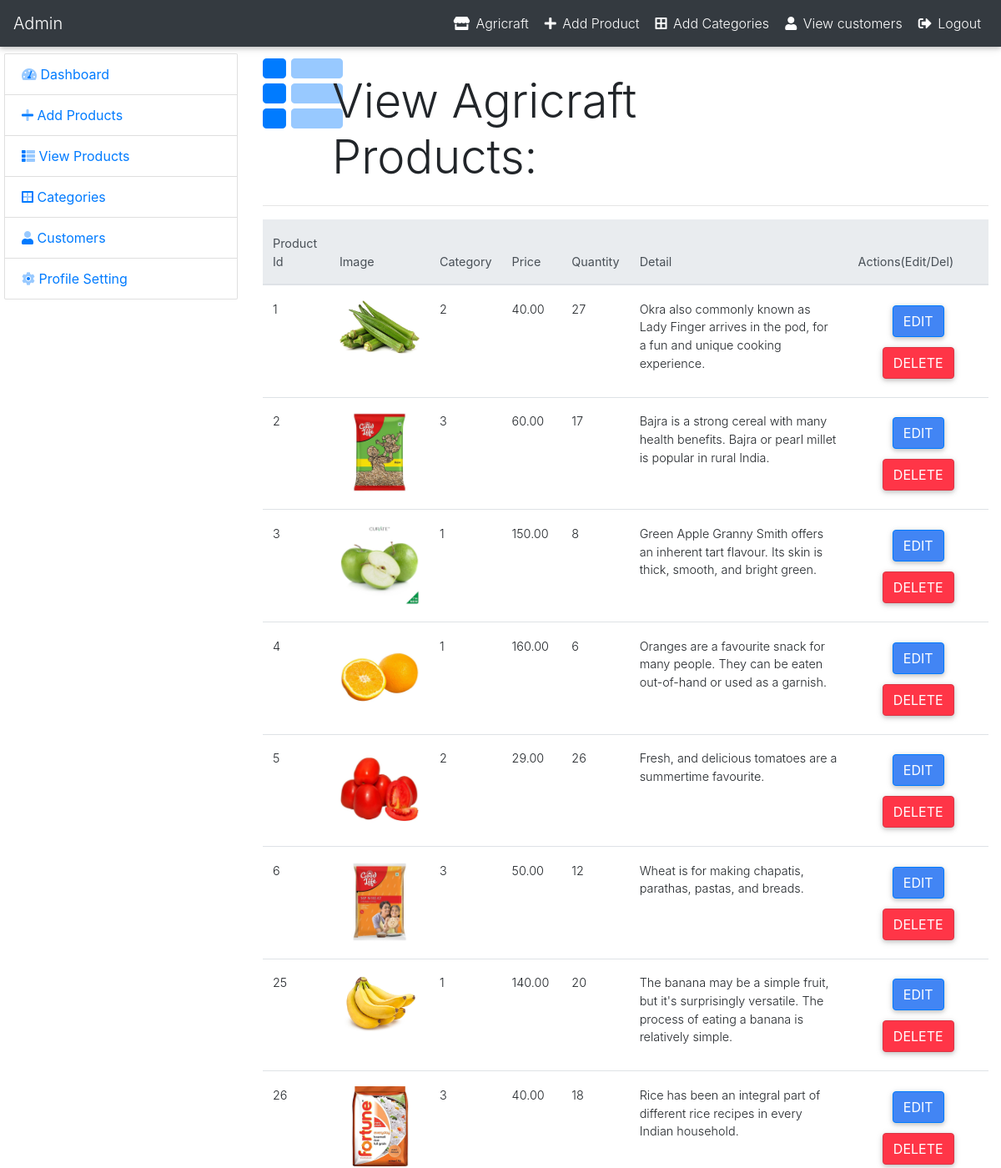
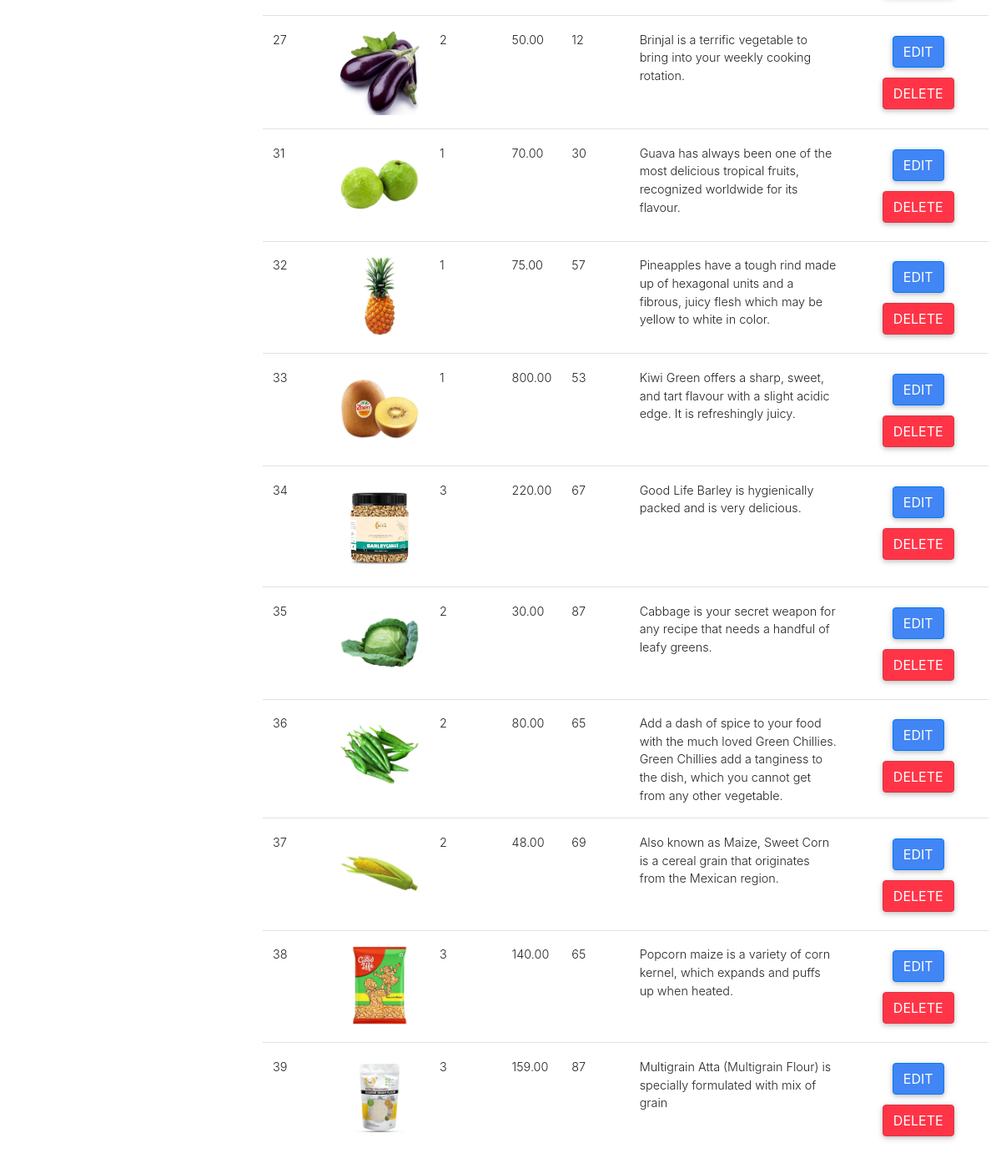
Screenshot of /Project/admin/pro_view.php (signed in) with the database file from the repository (2 pictures, top to bottom).
### tables this page shows
CREATE TABLE `product` (
  `pid` int(3) NOT NULL,
  `cid` int(2) NOT NULL,
  `pname` varchar(20) NOT NULL,
  `descr` varchar(1000) NOT NULL,
  `price` double(20,2) NOT NULL,
  `photo` varchar(250) NOT NULL
);

CREATE TABLE `stock` (
  `pid` int(5) NOT NULL,
  `qty` int(5) NOT NULL
);

### Project/admin/pro_view.php (the view, shortened to what this page needs)
<?php include("include/header.php");?>
<div class="container-fluid mt-2">
    <div class="row">
        <div class="col-md-3">
            <?php include("include/sidebar.php");?>
        </div>
        <div class="col-md-9">
               <div class="row">
                 <div class="col-md-1">
                   <i class="fad fa-th-list fa-6x text-primary"></i>
                 </div>
                 <div class="col-md-7">
                   <h2 class="display-4 ml-2 mt-4">View Agricraft Products:</h2>
                 </div>
                </div>
               <hr>
        <table class="table table-responsive table-hover ">
                      <thead class="thead-light">
                          <tr>
                              <th>Product Id</th>
                              <th>Image</th>
                              <th>Category</th>
                              <th>Price</th>
                              <th>Quantity</th>
                              <th>Detail</th>
                              <th colspan="4">Actions(Edit/Del)</th>
                              <th colspan="4"></th>
                          </tr>
                      </thead>
                        <tbody>
                          <?php
                                           $pr_query = "SELECT * FROM product  order by pid";
                                        $pr_run   = mysqli_query($con,$pr_query);
                                        if(mysqli_num_rows($pr_run) > 0){
                                            while($pr_row = mysqli_fetch_array($pr_run)){
                                              $pid   = $pr_row['pid'];
                                              $category = $pr_row['cid'];
                                              $price = $pr_row['price'];
                                              $detail  = $pr_row['descr'];
                                              $image = $pr_row['photo'];
                                              $qt=mysqli_query($con,"select * from stock where pid='$pid'");
                                              if(mysqli_num_rows($qt) > 0){
                                                while($data = mysqli_fetch_array($qt)){
                                                      $qty=$data['qty'];
                                                }
                                              }
                            ?>
                             <tr>
                                 <td >
                                     <?php echo $pid;?>
                                 </td>
                                 <td width="120px">
                                     <img src="../client/images/productImages/<?php echo $image;?>" width="100%">
                                 </td>
                                 <td>
                                    <?php echo $category;?>
                                 </td>
                                 <td><?php echo $price;?> </td>
                                 <td>
                                 <?php echo $qty ?>
                                </td>
                                 <td>
                                 <?php echo $detail ?>
                                </td>
                                <td colspan="20" class="text-center">
                                   <form action="#" method="POST">
                                   <input type="submit" class="btn btn-primary" name="edit" value="Edit" >
                                   <input type="submit" class="btn btn-danger" name="delete" value='Delete'>
                                            </form>
                                 </td>
                             </tr>
                           <?php
                               }
                            }else {
                                echo "<h2 class='text-center text-secondary'>You haven't added any product yet</h2>";
                                }
                    ?>
                      </tbody>
                  </table>
        </div>
    </div>
</div>

### Project/admin/css/style.css (style rules this page uses)
* { margin: 0px; padding: 0px; }

### rows the page displays
product: pid "1", photo (picture), cid "2", price "40.00", stock.qty "27", descr "Okra also commonly known as Lady Finger arrives in the pod, for a fun and unique cooking experience."
product: pid "2", photo (picture), cid "3", price "60.00", stock.qty "17", descr "Bajra is a strong cereal with many health benefits. Bajra or pearl millet is popular in rural India."
product: pid "3", photo (picture), cid "1", price "150.00", stock.qty "8", descr "Green Apple Granny Smith offers an inherent tart flavour. Its skin is thick, smooth, and bright green."
product: pid "4", photo (picture), cid "1", price "160.00", stock.qty "6", descr "Oranges are a favourite snack for many people. They can be eaten out-of-hand or used as a garnish."
product: pid "5", photo (picture), cid "2", price "29.00", stock.qty "26", descr "Fresh, and delicious tomatoes are a summertime favourite."
product: pid "6", photo (picture), cid "3", price "50.00", stock.qty "12", descr "Wheat is for making chapatis, parathas, pastas, and breads."
product: pid "25", photo (picture), cid "1", price "140.00", stock.qty "20", descr "The banana may be a simple fruit, but it's surprisingly versatile. The process of eating a banana is relatively simple."
product: pid "26", photo (picture), cid "3", price "40.00", stock.qty "18", descr "Rice has been an integral part of different rice recipes in every Indian household."
product: pid "27", photo (picture), cid "2", price "50.00", stock.qty "12", descr "Brinjal is a terrific vegetable to bring into your weekly cooking rotation."
product: pid "31", photo (picture), cid "1", price "70.00", stock.qty "30", descr "Guava has always been one of the most delicious tropical fruits, recognized worldwide for its flavour."
product: pid "32", photo (picture), cid "1", price "75.00", stock.qty "57", descr "Pineapples have a tough rind made up of hexagonal units and a fibrous, juicy flesh which may be yellow to white in color."
product: pid "33", photo (picture), cid "1", price "800.00", stock.qty "53", descr "Kiwi Green offers a sharp, sweet, and tart flavour with a slight acidic edge. It is refreshingly juicy."
product: pid "34", photo (picture), cid "3", price "220.00", stock.qty "67", descr "Good Life Barley is hygienically packed and is very delicious."
product: pid "35", photo (picture), cid "2", price "30.00", stock.qty "87", descr "Cabbage is your secret weapon for any recipe that needs a handful of leafy greens."
product: pid "36", photo (picture), cid "2", price "80.00", stock.qty "65", descr "Add a dash of spice to your food with the much loved Green Chillies. Green Chillies add a tanginess to the dish, which you cannot get from any other vegetable."
product: pid "37", photo (picture), cid "2", price "48.00", stock.qty "69", descr "Also known as Maize, Sweet Corn is a cereal grain that originates from the Mexican region."
product: pid "38", photo (picture), cid "3", price "140.00", stock.qty "65", descr "Popcorn maize is a variety of corn kernel, which expands and puffs up when heated."
product: pid "39", photo (picture), cid "3", price "159.00", stock.qty "87", descr "Multigrain Atta (Multigrain Flour) is specially formulated with mix of grain"
